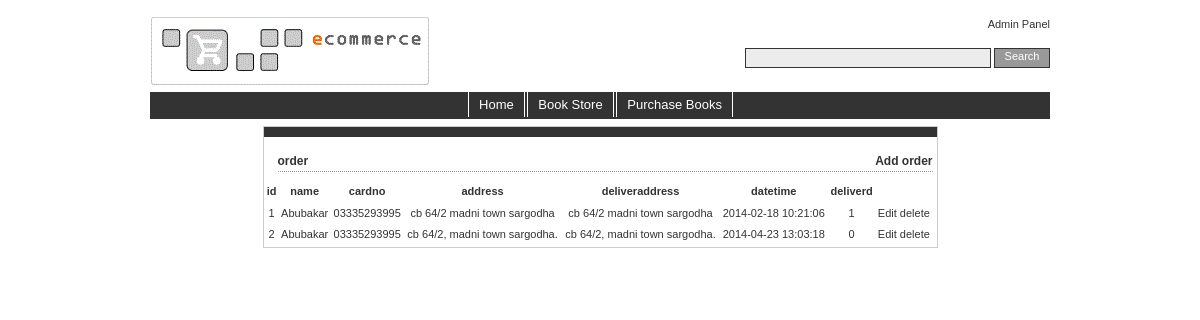
/a-Demo/Cart/order.php, run on the app's committed database.
### tables this page shows
CREATE TABLE IF NOT EXISTS `order` (
  `id` int(11) NOT NULL AUTO_INCREMENT,
  `name` varchar(30) NOT NULL,
  `cardno` varchar(15) NOT NULL,
  `address` varchar(50) NOT NULL,
  `deliveraddress` varchar(50) NOT NULL,
  `datetime` datetime NOT NULL,
  `deliverd` int(1) NOT NULL,
  PRIMARY KEY (`id`)
);

### a-Demo/Cart/model_order.php (called while the page is built, shortened)
<?php
  class model_order{
	private $id;
	private $name;
	private $cardno;
	private $address;
	private $deliveraddress;
	private $datetime;
	private $deliverd;
	public function getid(){
		return $this->id;
	}
	public function setid($value){
		$this->id = $value;
	}
	public function getname(){
		return $this->name;
	}
	public function setname($value){
		$this->name = $value;
	}
	public function getcardno(){
		return $this->cardno;
	}
	public function setcardno($value){
		$this->cardno = $value;
	}
	public function getaddress(){
		return $this->address;
	}
	public function setaddress($value){
		$this->address = $value;
	}
	public function getdeliveraddress(){
		return $this->deliveraddress;
	}
	public function setdeliveraddress($value){
		$this->deliveraddress = $value;
	}
	public function getdatetime(){
		return $this->datetime;
	}
	public function setdatetime($value){
		$this->datetime = $value;
	}
	public function getdeliverd(){
		return $this->deliverd;
	}
	public function setdeliverd($value){
		$this->deliverd = $value;
	}
	public function buildarray($result){
		$order= array();
		if($result){
			if(mysqli_num_rows($result)>0){
				while($row = mysqli_fetch_array($result)){
					$std = new model_order();
					$std->setorderobject($row);
					$order[] = $std;
				}
			}
		}
		return $order;
	}
	public function getorder($get=0){
		global $con;
		$order= array();
		if($this->getId() > 0){
			$sql = "select `order`.`id`, `order`.`name`, `order`.`cardno`, `order`.`address`, `order`.`deliveraddress`, `order`.`datetime`, `order`.`deliverd` from `order` where `order`.`id`=".$this->getid();
			if($get==1){
				return $sql;
			}
			$result = mysqli_query($con,$sql);
		}else{
			$sql = "select `order`.`id`, `order`.`name`, `order`.`cardno`, `order`.`address`, `order`.`deliveraddress`, `order`.`datetime`, `order`.`deliverd` from `order`";
			if($get==1){
				return $sql;
			}
		}
		return $order;
	}
}
?>

### a-Demo/Cart/pagination.php (called while the page is built, shortened)
<?php
	$limit = 5;
	$page = 1;
	if($page)
		$start = ($page - 1) * $limit;
	else
		$start = 0;
	$sql .= " LIMIT ".$start.",". $limit;
?>

### a-Demo/Cart/order.php (the view, shortened to what this page needs)
<?php
include "header.php";
include "model_order.php";
$message = "";
$Object = new model_order();
?>
<link rel="stylesheet" type="text/css" media="all" href="css/jsDatePick_ltr.css" />
<div id="mainwrapper" style="width:75%; margin: 0 auto; float:none;">
  <div id="maincontent" style="margin-left:0;>
    <div class="homepics">
	<h2><?php echo $message; ?></h2>
<h1><span style="float:left;">order</span><a href="order.php?action=add">Add order</a></h1>
<?php
$Object->setid('');
if($text!=''){
	$Object->settitle($text);
	$sql = $Object->searchorder(1);
}else{
	$sql = $Object->getorder(1);
}
include "pagination.php";
$result = mysqli_query($con,$sql);
 $order=$Object->buildarray($result);
?>
<table width="670">
<thead>
<tr>
       <th>id</th>
       <th>name</th>
       <th>cardno</th>
       <th>address</th>
       <th>deliveraddress</th>
       <th>datetime</th>
       <th>deliverd</th>
</tr>
</thead>
  <tbody>
  <?php
for($i=0;$i<count($order);$i++){?>
  <tr>
       <td align="center"><?php echo $order[$i]->getid(); ?></td>
       <td align="center"><?php echo $order[$i]->getname(); ?></td>
       <td align="center"><?php echo $order[$i]->getcardno(); ?></td>
       <td align="center"><?php echo $order[$i]->getaddress(); ?></td>
       <td align="center"><?php echo $order[$i]->getdeliveraddress(); ?></td>
       <td align="center"><?php echo $order[$i]->getdatetime(); ?></td>
       <td align="center"><?php echo $order[$i]->getdeliverd(); ?></td>
  <td align="center"><a href="order.php?action=edit&id=<?php echo $order[$i]->getid();?>">Edit</a>
	  <a href="order.php?action=delete&id=<?php echo $order[$i]->getid();?>">delete</a>
  </td>
  </tr>
<?php
}
?>
</tbody>
</table>
</div>
</div>
</div>
<?php include "footer.php"; ?>

### a-Demo/Cart/header.php (shortened to what this page needs)
<!DOCTYPE html PUBLIC "-//W3C//DTD XHTML 1.0 Transitional//EN" "http://www.w3.org/TR/xhtml1/DTD/xhtml1-transitional.dtd">
<html xmlns="http://www.w3.org/1999/xhtml" xml:lang="en" lang="en">
<head>
<link rel="stylesheet" type="text/css" href="css/style.css">
</head>
<body>
<div id="maincontainer">
<div id="header">
  <div class="logo"> <img src="images/logo.gif" alt="logo" border="0" height="70" width="280"> </div>
  <div class="hdrR"> <a href="admin/index.php">Admin Panel</a><br>
    <br>
    <div class="searchbox">
      <form method="post" action="">
        <input name="stext" size="16" class="search" type="text" value="<?php if(isset($_SESSION['search'])){ echo $_SESSION['search'];}?>">
        <input name="Submit" value="Search" class="sub" type="submit">
      </form>
    </div>
  </div>
  <div id="topnav">
    <ul id="navlist">
      <li><a href="index.php">Home</a></li>
	  <li><a href="bookstore.php">Book Store</a></li>
	  <li><a href="order.php">Purchase Books</a></li>
    </ul>
  </div>
</div>

### a-Demo/Cart/footer.php
</body></html>

### a-Demo/Cart/css/style.css (style rules this page uses)
ul { margin:0;padding:0; }
#maincontainer { width: 900px; margin: 0 auto; }
#header { padding: 6px 0; }
#header .logo { padding-top: 0px; padding-bottom:5px; }
#header .hdrR { line-height: 16px; text-align: right; }
#header .logo { float: left; }
#header .hdrR { float: right; }
#mainwrapper { float: left; width: 100%; }
#maincontent { margin-left: 150px; border: 1px solid #ccc; }
A:link { color: #333; text-decoration: none; }
div#topnav { background-color: #333; border-top: solid 1px #FFFFFF; border-bottom: solid 1px #FFFFFF; }
div#topnav ul { font-family: Arial, Helvetica, sans-serif; font-size: 13px; color: white; text-align: center; margin: 0; padding-bottom: 5px; padding-top: 5px; padding-left: 0px; line-height:1.3; }
div#topnav ul li { display: inline; }
div#topnav ul li a { padding: 5px 10px 5px 10px; color: white; text-decoration: none; border-left: 1px solid #fff; border-right: 1px solid #fff; margin-right: -1px; }
h1 { font-size: 12px; font-family : Verdana,Arial,sans-serif; font-weight : bold; padding-top: 5px; border-bottom: 1px dotted #999; color : #333; margin-left: 14px; margin-right: 4px; text-align:right; }
h2 { font-size: 12px; font-family : Verdana,Arial,sans-serif; font-weight : bold; padding: 5px; background-color: #333; color : #FFF; margin-top:0px; }
.sub { font-family: Verdana, Arial, Helvetica, sans-serif; font-size: 11px; color: #FFF; background: #999; height: 20px; width: 56px; border: 1px solid #333; padding-bottom:12px; text-align:center; vertical-align:bottom; }
input.search { font-family: Verdana, Arial, Helvetica, sans-serif; font-size: 11px; color: #333; background: #ECECEC; height: 16px; width: 240px; border: 1px solid #333; }

### data on the page
order: id "1", name "Abubakar", cardno "03335293995", address "cb 64/2 madni town sargodha", deliveraddress "cb 64/2 madni town sargodha", datetime "2014-02-18 10:21:06", deliverd "1"
order: id "2", name "Abubakar", cardno "03335293995", address "cb 64/2, madni town sargodha.", deliveraddress "cb 64/2, madni town sargodha.", datetime "2014-04-23 13:03:18", deliverd "0"
